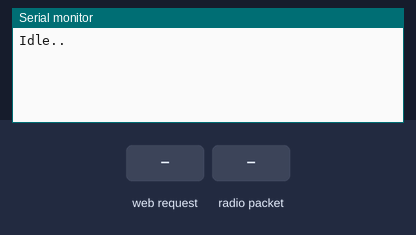
The sketch below on a simulated ESP32. Shown: the last lines printed to the serial monitor. The test bench sets the inputs (shaded band). No radio packets arrive unless stated.

Above: at 1.2 s.
1.3 s: HTTP request GET /alert received
At 1.8 s:
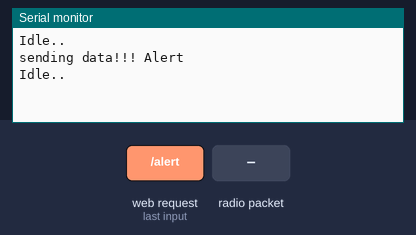
2.8 s: radio packet "1" arrives
At 5.8 s:
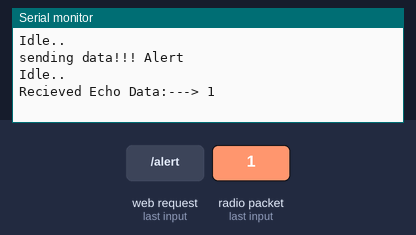

Measured:
- after the input at 1.3 s, the serial monitor: prints a new line after 0.08 s (image 1)
- after the input at 2.8 s, the serial monitor: prints a new line after 2.6 s (image 2)

The sketch:

h-node-ui.ino
```cpp
/*
Hydraean Node
Firmware for Hydraean Node Devices
----------------------------------
Author: Bryce Narciso C. Mercines
*/

// Import required libraries
#include "WiFi.h"
#include "ESPAsyncWebServer.h"

//Libraries for LoRa
#include <SPI.h>
#include <LoRa.h>

//define the pins used by the LoRa transceiver module
#define SCK 5
#define MISO 19
#define MOSI 27
#define SS 18
#define RST 14
#define DIO0 26

// Most performant ISM Band (Philippines) good RSSI
#define BAND 923E6

String LoRaData;

// Replace with your network credentials
const char *ssid = "Hydraean_Node";
const char *password = "";

// Create AsyncWebServer object on port 80
AsyncWebServer server(80);

const char index_html[] PROGMEM = R"rawliteral(
<!doctype html><html><head><style>

html {
     display: inline-block;
     margin: 0px auto;
     text-align: center;
    }

body{
  background: #07042C;
  color: #fff;
  font-family: Arial, Helvetica, sans-serif;
  width: 100%;
  padding-top: 40px;
}

    h2 {
      font-size: 1.8rem;
      font-weight: 100;
      margin-top: 5px;
     }

        div {
      width: 100%;
      display: flex;
      flex-direction: column;
      max-width: 750px;
    }

     button{
        background: rgb(31, 38, 100);
        padding: 20px;
       border: 0px;
       border-radius: 5px;
       font-size: 20px;
       color: #fff;
       margin-bottom: 20px;
      }

       #sbt{
        background: rgb(18, 71, 156);
      }

      .sd{
        background: rgb(74, 207, 174) !important;
        box-shadow: -1px 17px 31px -10px rgba(52, 224, 204, 0.876) !important;
      }

     </style></head><body>
      <script nomodule src="https://unpkg.com/browser-es-module-loader/dist/babel-browser-build.js"></script>
      <script nomodule src="https://unpkg.com/browser-es-module-loader"></script>
    <!DOCTYPE HTML>
<html>
<head>
  <meta name="mobile-web-app-capable" content="yes">
  <meta name="viewport" content="width=device-width, initial-scale=1, maximum-scale=1, user-scalable=0">
  <meta name="theme-color" content="#07042C">
  <title>Seantinel</title>
  </style>
</head>

<body>
<?xml version="1.0" encoding="UTF-8"?>
<svg width="48px" height="48px" viewBox="0 0 48 48" version="1.1" xmlns="http://www.w3.org/2000/svg"
  xmlns:xlink="http://www.w3.org/1999/xlink">
  <defs>
    <polygon id="path-1"
      points="6.46445498 6.46445498 37.535545 6.46445498 37.535545 37.535545 6.46445498 37.535545"></polygon>
  </defs>
  <g id="Web" stroke="none" stroke-width="1" fill="none" fill-rule="evenodd">
    <g id="Oval-2" transform="translate(2.000000, 2.000000)">
      <mask id="mask-2" fill="white">
        <use xlink:href="#path-1"></use>
      </mask>
      <use id="Rectangle" stroke="#FFFFFF" stroke-width="2"
        transform="translate(22.000000, 22.000000) rotate(-315.000000) translate(-22.000000, -22.000000) "
        xlink:href="#path-1"></use>
      <polyline id="Path-4" stroke="#FFFFFF" stroke-width="2" mask="url(#mask-2)" points="17.5 10 22 5 26.5 10">
      </polyline>
      <polyline id="Path-4" stroke="#FFFFFF" stroke-width="2" mask="url(#mask-2)"
        transform="translate(35.500000, 21.500000) rotate(-270.000000) translate(-35.500000, -21.500000) "
        points="31 24 35.5 19 40 24"></polyline>
      <polyline id="Path-4" stroke="#FFFFFF" stroke-width="2" mask="url(#mask-2)"
        transform="translate(7.500000, 22.000000) rotate(-90.000000) translate(-7.500000, -22.000000) "
        points="3 24.5 7.5 19.5 12 24.5"></polyline>
      <path
        d="M15.1503091,25.9999088 L22.0281203,32.7593626 L26.8720004,27.9999646 C28.5576209,28.5342426 30.1175778,28.9626562 31.8242306,28.9626562 C34.6602581,28.9626562 37.3855145,28.216336 40,26.7236955 L36.42819,36.0276813 L20.1303788,48 L6,32.7593626 L7.65707113,29.4781856 C9.41978426,27.412858 11.9175303,26.2534324 15.1503091,25.9999088 Z"
        id="Combined-Shape" stroke="#FFFFFF" stroke-width="2" mask="url(#mask-2)"></path>
      <path
        d="M18.885947,30.0028508 L21.979209,33.0045111 L24.2883312,30.7636175 C26.3568126,31.282893 27.9877342,31.902255 30.0194005,32.0839307 C32.2799198,32.2860709 34.2734529,32.096538 36,31.515332 L36,39.0373962 L19.946487,49 L9,36.2813923 L10.6801673,32.995338 C12.9580342,30.9368416 15.6932942,29.9393459 18.885947,30.0028508 Z"
        id="Combined-Shape" stroke="#FFFFFF" stroke-width="2" mask="url(#mask-2)"></path>
      <path
        d="M13.6767091,36.2630943 C15.9620376,34.0876981 18.0194473,33 19.848938,33 C22.5931742,33 23.2206654,33.5540883 26.9756992,34.225247 C29.4790551,34.6726861 31.4172133,34.7467369 32.7901737,34.4473994 L38,40.4096419 L20.4764292,44 L12,39.6202858 L13.6767091,36.2630943 Z"
        id="Path-3" stroke="#FFFFFF" stroke-width="2" mask="url(#mask-2)"></path>
      <path
        d="M16.8298616,39.5094364 C18.7361072,37.3593856 20.4522404,36.2843602 21.9782611,36.2843602 C24.2672922,36.2843602 24.7906972,36.8319929 27.9228581,37.4953319 C30.0109654,37.9375579 31.6276281,38.010746 32.7728463,37.714896 L37.1184834,43.6076729 L22.5016661,47.1561999 L15.4312796,42.8275135 L16.8298616,39.5094364 Z"
        id="Path-3" stroke="#FFFFFF" stroke-width="2" mask="url(#mask-2)"
        transform="translate(26.274882, 41.720280) rotate(-8.000000) translate(-26.274882, -41.720280) "></path>
      <polygon id="Rectangle" stroke="#FFFFFF" stroke-width="2" mask="url(#mask-2)"
        transform="translate(21.895735, 21.895735) rotate(-315.000000) translate(-21.895735, -21.895735) "
        points="14.3886256 14.3886256 29.4028436 14.3886256 29.4028436 29.4028436 14.3886256 29.4028436">
      </polygon>
      <polygon id="Rectangle" stroke="#FFFFFF" stroke-width="2" mask="url(#mask-2)"
        transform="translate(22.000000, 22.000000) rotate(-315.000000) translate(-22.000000, -22.000000) "
        points="19.1848341 19.1848341 24.8151659 19.1848341 24.8151659 24.8151659 19.1848341 24.8151659">
      </polygon>
      <line x1="10.835" y1="21.875" x2="-0.055" y2="22.125" id="Line-4" stroke="#FFFFFF" stroke-width="2"
        stroke-linecap="square" mask="url(#mask-2)"></line>
      <line x1="43" y1="21.5" x2="32.1078431" y2="21.75" id="Line-4" stroke="#FFFFFF" stroke-width="2"
        stroke-linecap="square" mask="url(#mask-2)"></line>
      <line x1="21.875" y1="10.945" x2="22.125" y2="0.055" id="Line-4" stroke="#FFFFFF" stroke-width="2"
        stroke-linecap="square" mask="url(#mask-2)"></line>
    </g>
  </g>
</svg>
  <h2>Seantinel</h2>
  <center>
    <div>
      <button onclick="sendAlert()">
       Illegal Fishing
     </button>
      <button onclick="sendHelp()">
       Call for Rescue
     </button>
      <textarea placeholder="Message to send: (500 chars)" id="text" style="height: 200px; padding: 20px;"></textarea>
      <br/>
      <button id="sbt" class="sd"  onclick="sendText()">
        Send
     </button>

    <button onclick="st()">
         Stop Sending
    </button>

      <div>
  </center>
</body>
</html><script type="text/javascript">const ax = "http://192.168.4.1"
const el = (x) => {return document.querySelector(x)}
const jp = (x) => {return JSON.parse(x)}
const js = (x) => {return JSON.stringify(x)}
const s = (x) => {el(x).style.display = "block"}
const h = (x) => {el(x).style.display = "none"}

function sendAlert() {
  fetch(`${ax}/alert`)
}

function sendHelp() {
  fetch(`${ax}/help`)
}

function sendText() {
  let data = document.getElementById('text').value;
  fetch(`${ax}/report?text=${data}`)
}

function st(){

}</script></body><html>
)rawliteral";

void sendData(String LORA_DATA)
{
  LoRa.beginPacket();
  LoRa.print(LORA_DATA);
  LoRa.endPacket();
}

void echoMechanism()
{
  // testing echo
  int packetSize = LoRa.parsePacket();
  if (packetSize)
  {
    //received a packet

    //read packet
    while (LoRa.available())
    {
      LoRaData = LoRa.readString();
      sendData(LoRaData);
      Serial.println("Recieved Echo Data:---> " + LoRaData);
      delay(2000);
    }
  }
  else
  {
    Serial.println("Idle..");
    delay(3000);
  }
}

void setup()
{
  // Serial port for debugging purposes
  Serial.begin(115200);

  //SPI LoRa pins
  SPI.begin(SCK, MISO, MOSI, SS);
  //setup LoRa transceiver module
  LoRa.setPins(SS, RST, DIO0);

  if (!LoRa.begin(BAND))
  {
    Serial.println("Starting LoRa failed!");
    while (1)
      ;
  }

  // Remove the password parameter, if you want the AP (Access Point) to be open
  WiFi.softAP(ssid, password);

  // Route for root / web page
  server.on("/", HTTP_GET, [](AsyncWebServerRequest *request) {
    request->send_P(200, "text/html", index_html);
  });

  server.on("/alert", HTTP_GET, [](AsyncWebServerRequest *request) {
    request->send_P(200, "text/plain", "Sending Alert");
    sendData("Alert!");
    Serial.println("sending data!!! Alert");
    echoMechanism();
  });

  // for sending help (test)
  server.on("/help", HTTP_GET, [](AsyncWebServerRequest *request) {
    request->send_P(200, "text/plain", "Sending Help");
    sendData("Help");
  });

  // for sending data (test)
  server.on("/report", HTTP_GET, [](AsyncWebServerRequest *request) {
    // try and capture parameters
    int paramsNr = request->params();

    for (int i = 0; i < paramsNr; i++)
    {

      AsyncWebParameter *p = request->getParam(i);
      Serial.print("Param name: ");
      Serial.println(p->name());
      Serial.print("Param value: ");
      Serial.println(p->value());
      Serial.println("------");

      sendData(p->value());
      echoMechanism();
    }

    request->send_P(200, "text/plain", "ok!");
  });

  // Start server
  server.begin();
}

void loop()
{
  echoMechanism();
}
```
